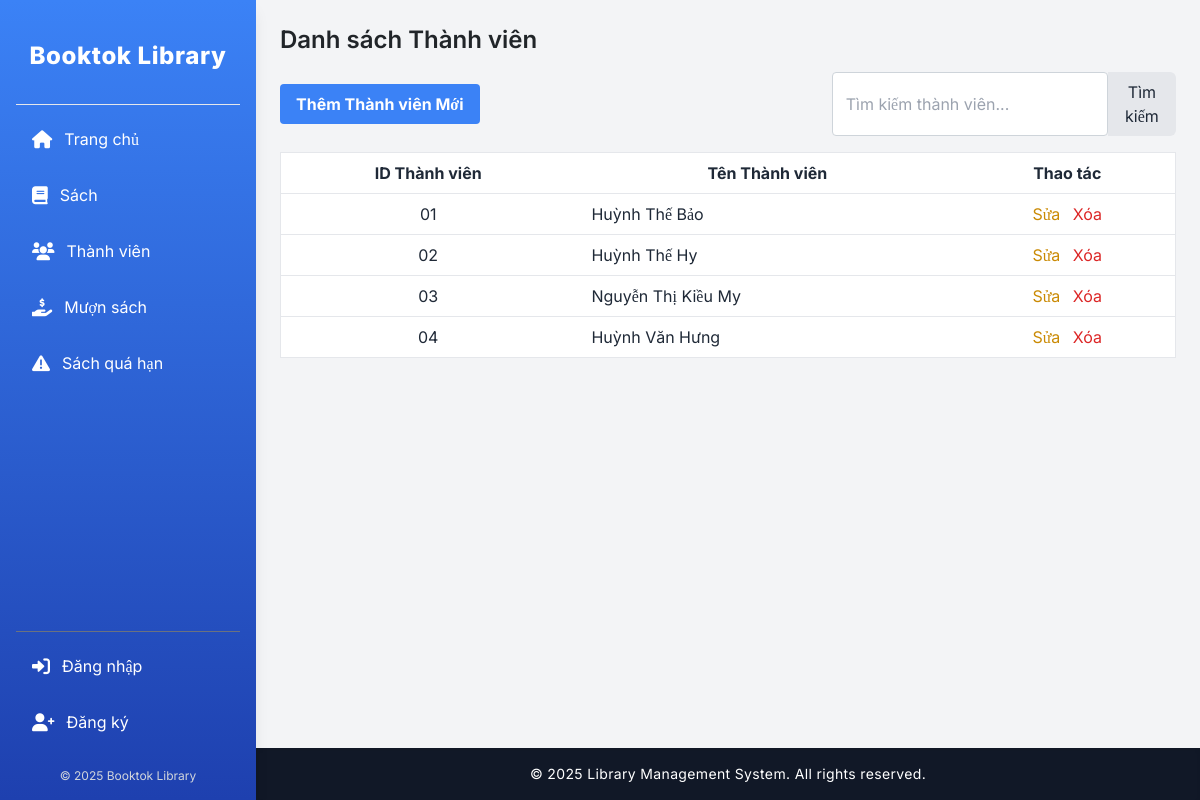
The page /library/members/ on the database as committed earlier.
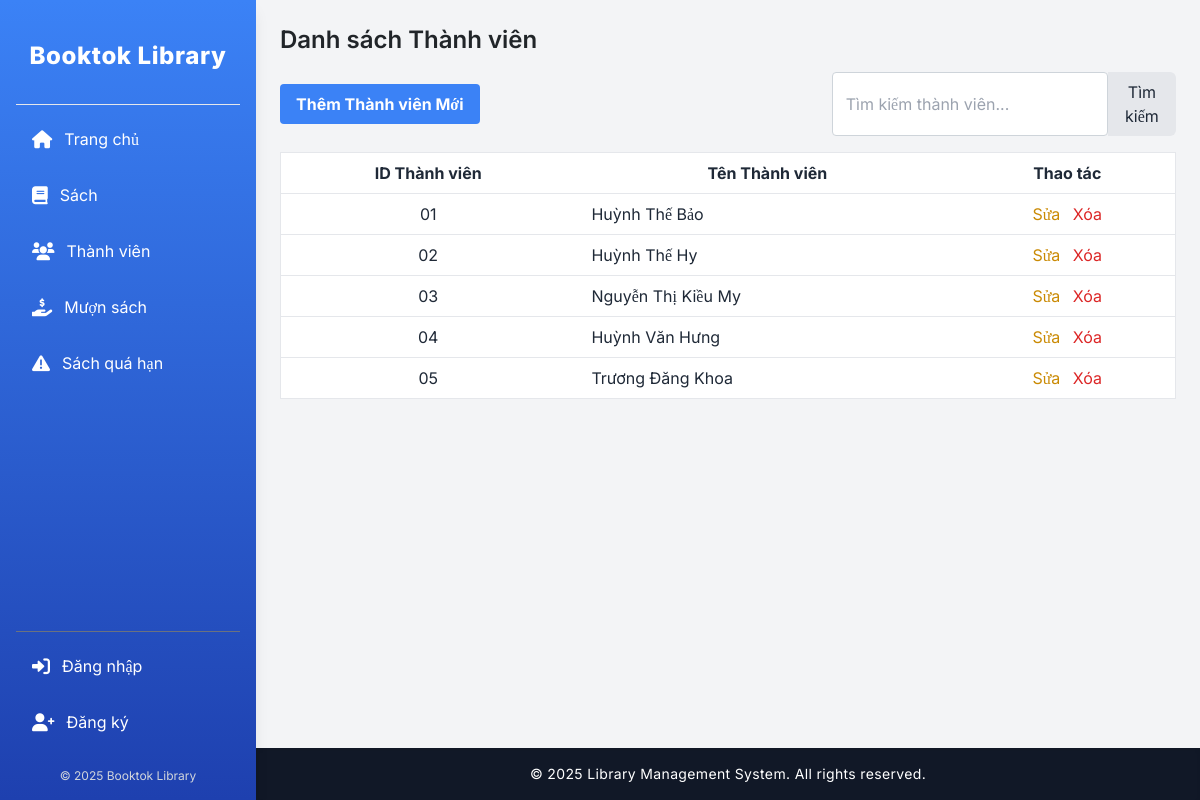
The same page on the database as committed later.
### src/library/models.py (models this page shows, shortened)
class Member(models.Model):
    member_id = models.CharField(max_length=20, unique=True, verbose_name="ID Thành Viên") # ID thành viên, phải là duy nhất
    name = models.CharField(max_length=255, verbose_name="Tên Thành Viên") # Tên thành viên
    class Meta:
        verbose_name = "Thành viên"
        verbose_name_plural = "Thành viên"

### src/library/views.py (the view)
# urls.py: path('members/', views.member_list, name='member_list'), # Danh sách thành viên
def member_list(request):
    members = Member.objects.all() # Lấy tất cả thành viên
    return render(request, 'library/member_list.html', {'members': members})

### src/templates/library/member_list.html (shortened to what this page needs)
{% extends "library/base.html" %}
{% block content %}
<h2 class="text-2xl font-semibold mb-4">Danh sách Thành viên</h2>
<div class="flex justify-between items-center mb-4">
    <a href="{% url 'member_create' %}" class="bg-blue-500 hover:bg-blue-700 text-white font-bold py-2 px-4 rounded">Thêm Thành viên Mới</a>
    <form action="{% url 'member_search' %}" method="get" class="flex">
        <input type="text" name="q" placeholder="Tìm kiếm thành viên..." class="border p-2 rounded-l-md" value="{{ query }}">
        <button type="submit" class="bg-gray-200 hover:bg-gray-300 p-2 rounded-r-md">Tìm kiếm</button>
    </form>
</div>
<div class="overflow-x-auto">
    <table class="min-w-full bg-white border border-gray-200">
        <thead>
            <tr>
                <th class="py-2 px-4 border-b">ID Thành viên</th>
                <th class="py-2 px-4 border-b">Tên Thành viên</th>
                <th class="py-2 px-4 border-b">Thao tác</th>
            </tr>
        </thead>
        <tbody>
            {% for member in members %}
            <tr>
                <td class="py-2 px-4 border-b text-center">{{ member.member_id }}</td>
                <td class="py-2 px-4 border-b">{{ member.name }}</td>
                <td class="py-2 px-4 border-b text-center">
                    <a href="{% url 'member_update' member.pk %}" class="text-yellow-600 hover:text-yellow-800 mr-2">Sửa</a>
                    <a href="{% url 'member_delete' member.pk %}" class="text-red-600 hover:text-red-800">Xóa</a>
                </td>
            </tr>
            {% empty %}
            <tr>
                <td colspan="3" class="py-4 text-center text-gray-500">Không có thành viên nào.</td>
            </tr>
            {% endfor %}
        </tbody>
    </table>
</div>
{% endblock %}

Rows that differ between the two databases and show on the page:
added Member: member_id "05", name "Trương Đăng Khoa"
